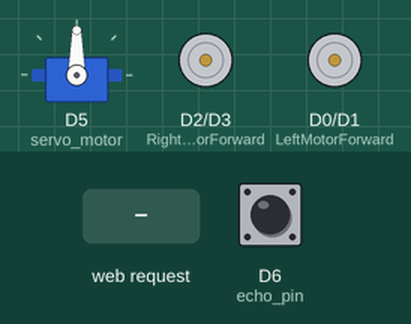
Recording of a sketch running on a simulated ESP8266 (NodeMCU). Shown: servo, motor-driver pin pairs drawn as motors (green arrow = first pin HIGH = forward, orange = second pin HIGH = backward, longer = more drive). The inputs (shaded band) are chosen by the test bench; at power-on: D6 (echo_pin) LOW. WiFi joins after 1.5 s; servers stay silent unless stated; what the sketch prints to the serial monitor is not drawn.

Above: at 11.3 s.
11.4 s: HTTP request GET /Forward received
At 11.95 s:
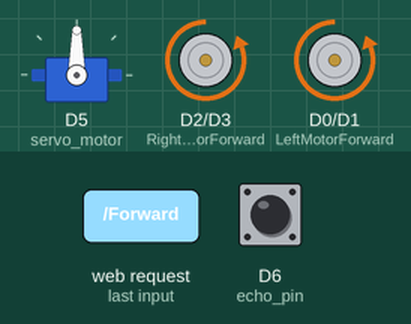
At 13.4 s:
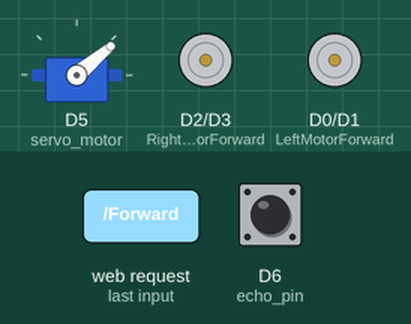
14.4 s: D6 (echo_pin) pulsed HIGH 5 times (0.12 s each, 0.3 s apart)
20.5 s: HTTP request GET /Reverse received
At 25.1 s:
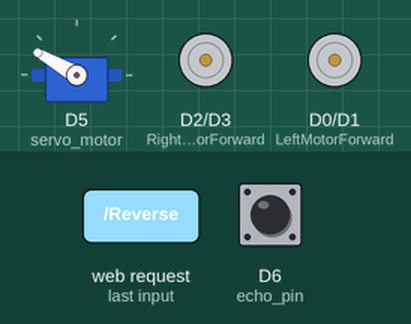
Timing chart, 0 to 28.7 s (numbered marks = the images above; inputs shaded):
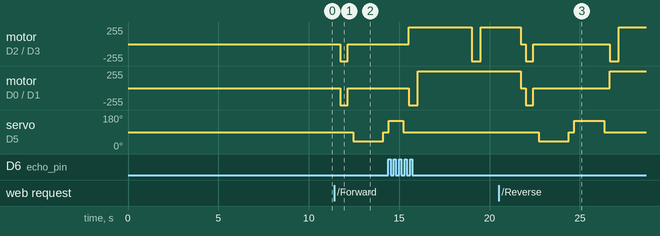

The sketch:

WifiBot.ino
```cpp
#include <ESP8266WiFi.h>
#include <Servo.h>//mention your pin no for us and servo

String  i;
WiFiServer server(80);
const int LeftMotorForward = D0;
const int LeftMotorBackward = D1;
const int RightMotorForward = D2;
const int RightMotorBackward = D3;

int trig_pin=11;//
int echo_pin =12;//
#define maximum_distance 200
boolean goesForward = false;
int distance = 100;

// NewPing sonar(trig_pin, echo_pin, maximum_distance); //sensor function
Servo servo_motor; //our servo name

void setup()
{
  i = "";

  Serial.begin(9600);

  pinMode(LeftMotorForward, OUTPUT); // GPIO pin16=D0 of NodeMCU 12E or in place of '16' you can write'D0' directly || -->Connected to motordriver
  pinMode(LeftMotorBackward, OUTPUT);  // GPIO pin5=D1 of NodeMCU 12E or in place of '16' you can write 'D0' directly || -->Connected to motordriver
  pinMode(RightMotorForward, OUTPUT);  // GPIO pin4=D2 of NodeMCU 12E or in place of '16' you can write 'D0' directly || -->Connected to motordriver
  pinMode(RightMotorBackward, OUTPUT);  // GPIO pin0=D3 of NodeMCU 12E or in place of '16' you can write 'D0' directly || -->Connected to motordriver

    WiFi.disconnect();
  delay(2000);
  Serial.println("Connecting to WIFI");
   WiFi.begin("sayan","sp123456");
  while ((!(WiFi.status() == WL_CONNECTED))){
    delay(300);
    Serial.print("..");

  }Serial.println("I am Connected");
  Serial.println("My Local IP is : ");
  Serial.print((WiFi.localIP()));
  server.begin();

   servo_motor.attach(D5); //our servo pin

  servo_motor.write(90);
  delay(2000);
  distance = readPing();
  delay(100);
  distance = readPing();
  delay(100);
  distance = readPing();
  delay(100);
  distance = readPing();
  delay(100);

}


void loop()
{

    WiFiClient client = server.available();
    if (!client) { return; }
    while(!client.available()){  delay(1); }
    i = (client.readStringUntil('\r'));
    i.remove(0, 5);
    i.remove(i.length()-9,9);

 int distanceRight = 0;
  int distanceLeft = 0;
  delay(50);

  if (distance <= 15){
    _mStop();
    delay(300);
    _mBack();
    delay(400);
   _mStop();
    delay(300);
    distanceRight = lookRight();
    delay(300);
    distanceLeft = lookLeft();
    delay(300);

    if (distance >= distanceLeft){
      _mright();
      delay(3000);
      _mStop();
      _mleft();

    }
    //else if(distance >= distanceRight)
    else{
      _mleft();
      delay(3000);
     _mStop();
      _mright();
    }

 /* else{
    _mForward();
  }*/
    distance = readPing();
}


    if (i == "Forward") {
      _mForward();
      client.println("HTTP/1.1 200 OK");
      client.println("Content-Type: text/html");
      client.println("");
      client.println("<!DOCTYPE HTML>");
      client.println("<html>");
      client.println("forward");
      client.println("</html>");
      client.stop();
      delay(1);

    }
    if (i == "Reverse") {
      _mBack();
      client.println("HTTP/1.1 200 OK");
      client.println("Content-Type: text/html");
      client.println("");
      client.println("<!DOCTYPE HTML>");
      client.println("<html>");
      client.println("reverse");
      client.println("</html>");
      client.stop();
      delay(1);

    }
    if (i == "Right") {
      _mright();
      client.println("HTTP/1.1 200 OK");
      client.println("Content-Type: text/html");
      client.println("");
      client.println("<!DOCTYPE HTML>");
      client.println("<html>");
      client.println("right");
      client.println("</html>");
      client.stop();
      delay(1);

    }
    if (i == "Left") {
      _mleft();
      client.println("HTTP/1.1 200 OK");
      client.println("Content-Type: text/html");
      client.println("");
      client.println("<!DOCTYPE HTML>");
      client.println("<html>");
      client.println("left");
      client.println("</html>");
      client.stop();
      delay(1);

    }
    if (i == "Stop") {
      _mStop();
      client.println("HTTP/1.1 200 OK");
      client.println("Content-Type: text/html");
      client.println("");
      client.println("<!DOCTYPE HTML>");
      client.println("<html>");
      client.println("stop");
      client.println("</html>");
      client.stop();
      delay(1);

    }
    distance = readPing();

}

void _mForward()
{

  digitalWrite(LeftMotorForward, HIGH);
    digitalWrite(RightMotorForward, HIGH);

    digitalWrite(LeftMotorBackward, LOW);
    digitalWrite(RightMotorBackward, LOW);
  Serial.println("go forward!");
}
void _mBack()
{

  digitalWrite(LeftMotorBackward, HIGH);
  digitalWrite(RightMotorBackward, HIGH);

  digitalWrite(LeftMotorForward, LOW);
  digitalWrite(RightMotorForward, LOW);
  Serial.println("go back!");
}
void _mleft()
{

  digitalWrite(LeftMotorBackward, HIGH);
  digitalWrite(RightMotorForward, HIGH);

  digitalWrite(LeftMotorForward, LOW);
  digitalWrite(RightMotorBackward, LOW);

  delay(500);

  digitalWrite(LeftMotorForward, HIGH);
  digitalWrite(RightMotorForward, HIGH);

  digitalWrite(LeftMotorBackward, LOW);
  digitalWrite(RightMotorBackward, LOW);

  Serial.println("go left!");
}
void _mright()
{


  digitalWrite(LeftMotorForward, HIGH);
  digitalWrite(RightMotorBackward, HIGH);

  digitalWrite(LeftMotorBackward, LOW);
  digitalWrite(RightMotorForward, LOW);

  delay(500);

  digitalWrite(LeftMotorForward, HIGH);
  digitalWrite(RightMotorForward, HIGH);

  digitalWrite(LeftMotorBackward, LOW);
  digitalWrite(RightMotorBackward, LOW);


}
void _mStop()
{
  digitalWrite(RightMotorForward, LOW);
  digitalWrite(LeftMotorForward, LOW);
  digitalWrite(RightMotorBackward, LOW);
  digitalWrite(LeftMotorBackward, LOW);
  Serial.println("Stop!");
}

int readPing(){
  delay(70);
  digitalWrite(trig_pin,LOW);
  delayMicroseconds(5);
  digitalWrite(trig_pin,HIGH);
  delayMicroseconds(10);
  digitalWrite(trig_pin,LOW);

long duration=pulseIn(echo_pin,HIGH);

int cm = (duration/2)/29.1;
  /*if (cm==0){
    cm=250;
  }*/
  return cm;
}


int lookRight(){
  servo_motor.write(40);
  delay(500);
  int distance = readPing();
  delay(100);
  servo_motor.write(90);
  return distance;
}

int lookLeft(){
  servo_motor.write(150);
  delay(500);
  int distance = readPing();
  delay(100);
  servo_motor.write(90);
  return distance;
  delay(100);
}
```

Measured:
- after the input at 11.4 s, motor on D2 (RightMotorForward) / D3 (RightMotorBackward), motor on D0 (LeftMotorForward) / D1 (LeftMotorBackward): stopped → backward 255/255 after 0.35 s, → stopped 0.40 s later; servo on D5 (servo_motor): 90° → 40° after 1.1 s, → 90° 1.7 s later
